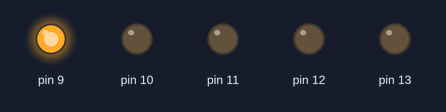
The sketch below on a simulated Arduino Uno, built with avr-gcc and run on an emulated ATmega328P. On the bench: output pins drawn as LEDs (lit = HIGH).

Above: at 0.06 s.
At 0.56 s:
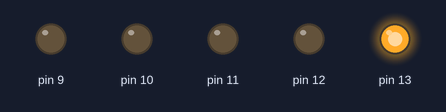
At 1.43 s:
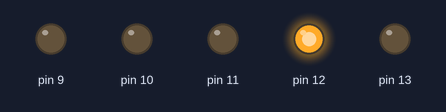
At 2.18 s:
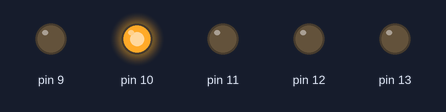
At 2.81 s:
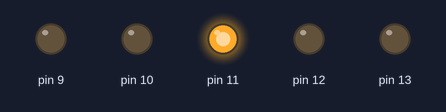
Timing chart, 0 to 3.1 s (numbered marks = the images above):
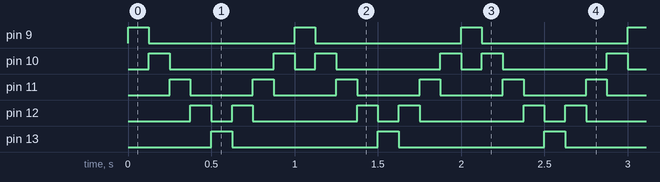

The sketch:

BareMinimum.ino
```cpp
void setup() {
  // put your setup code here, to run once:

  // set pins 9-13 as output signals
  pinMode(9, OUTPUT);
  pinMode(10, OUTPUT);
  pinMode(11, OUTPUT);
  pinMode(12, OUTPUT);
  pinMode(13, OUTPUT);
}

void loop() {
  // put your main code here, to run repeatedly:

  // go through pins 9-13
  for (int i = 9; i < 14; i++) {
    // turn pin on
    digitalWrite(i, HIGH);

    // wait for 0.125 seconds
    delay(125);

    // turn pin off
    digitalWrite(i, LOW);
  }

  // go through pins 12-10
  for (int i = 12; i > 9; i--) {
    // turn pin on
    digitalWrite(i, HIGH);

    // wait for 0.125 seconds
    delay(125);

    // turn pin off
    digitalWrite(i, LOW);
  }


}
```

Measured:
- by itself, pin 9, pin 13: alternates HIGH for 0.13 s and LOW for 0.88 s
- by itself, pin 10: repeats every 1.0 s: LOW 0.63 s, HIGH 0.13 s, LOW 0.13 s, HIGH 0.13 s
- by itself, pin 11: alternates HIGH for 0.13 s and LOW for 0.38 s
- by itself, pin 12: repeats every 1.0 s: LOW 0.13 s, HIGH 0.13 s, LOW 0.63 s, HIGH 0.13 s
